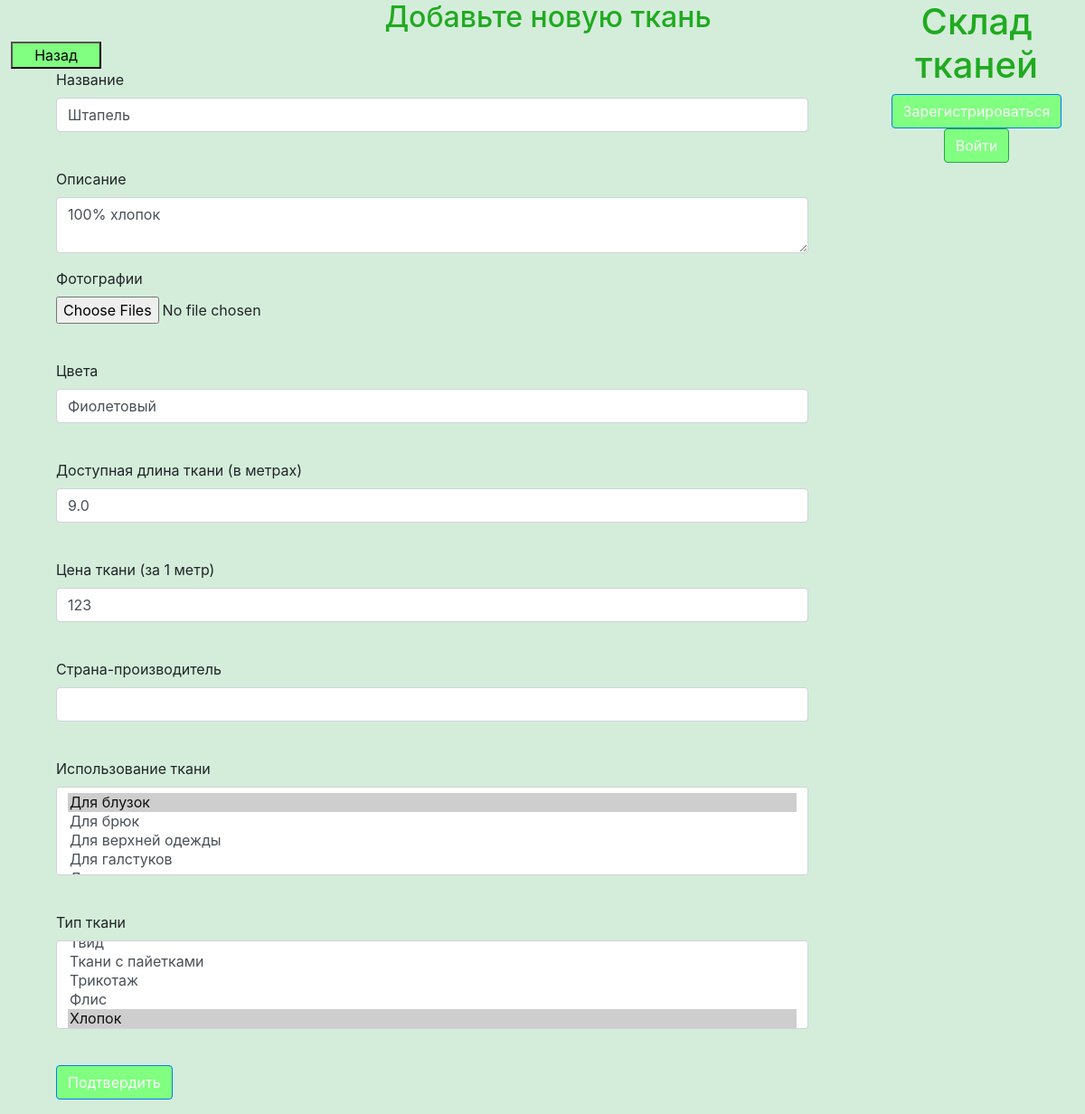
Page /2 on the earlier database version.
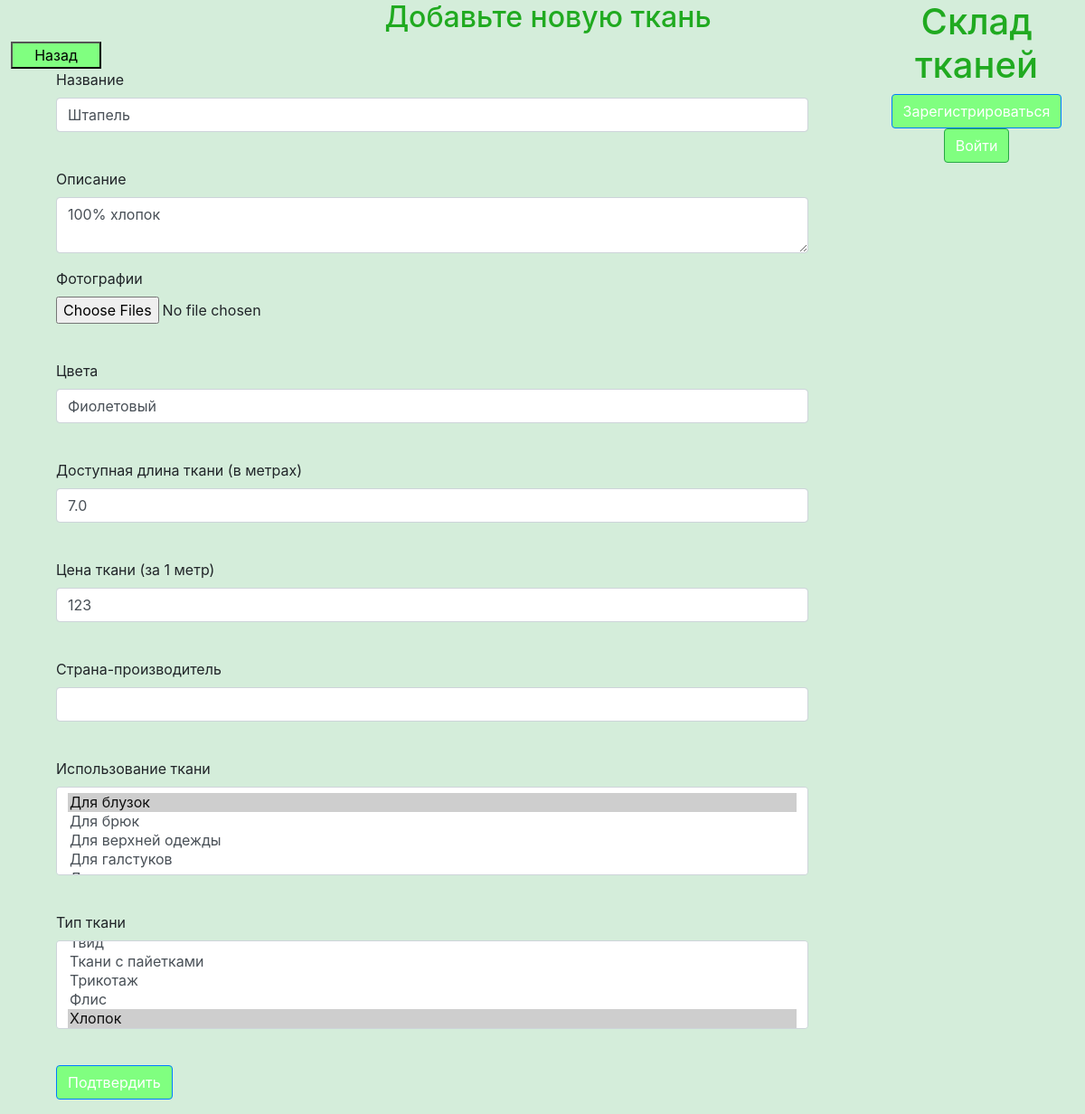
Same page on the later database version.
### data/models/cloths.py (models this page shows, shortened)
class Cloth(SqlAlchemyBase, SerializerMixin):
    __tablename__ = 'cloths'
    id = sqlalchemy.Column(sqlalchemy.Integer, primary_key=True, autoincrement=True)
    title = sqlalchemy.Column(sqlalchemy.String, nullable=False)
    description = sqlalchemy.Column(sqlalchemy.String(10000), nullable=False)
    """Ссылки на изображения на сервере, разделены ';'"""
    images_links = sqlalchemy.Column(sqlalchemy.String(1000), nullable=False)
    colors = sqlalchemy.Column(sqlalchemy.String, nullable=False)
    length = sqlalchemy.Column(sqlalchemy.Float, nullable=False)
    price = sqlalchemy.Column(sqlalchemy.Integer, nullable=False)
    date = sqlalchemy.Column(sqlalchemy.Date)
    country_id = sqlalchemy.Column(sqlalchemy.ForeignKey('countries.id'))
    cloth_type_id = sqlalchemy.Column(sqlalchemy.String)
    cloth_type_by_usage_id = sqlalchemy.Column(sqlalchemy.String)

### main.py (the view, shortened to what this page needs)
@login_required
@administrator_required
@app.route('/<int:cloth_id>', methods=['GET', 'POST'])
def edit_cloth(cloth_id):
    form = AddClothForm()
    if request.method == "GET":
        session = db_session.create_session()
        cloth = session.query(Cloth).filter(Cloth.id == cloth_id).first()
        if cloth:
            usages_id = [usage_id for usage_id in cloth.cloth_type_by_usage_id.split(DIVISOR)]
            types_id = [type_id for type_id in cloth.cloth_type_id.split(DIVISOR)]
            form.title.data = cloth.title
            form.description.data = cloth.description
            form.colors.data = cloth.colors
            form.length.data = cloth.length
            form.price.data = cloth.price
            form.usage.data = usages_id
            form.type.data = types_id
            country = session.query(Country).filter(Country.title == cloth.country_id).first()
            form.country.data = country
        else:
            abort(404)
    return render_template('add_cloth.html', title='Редактирование ткани', form=form)

### data/forms.py
class AddClothForm(FlaskForm):
    DB_NAME = 'Main'
    global_init(f'db/{DB_NAME}.sqlite')
    session = create_session()
    types = [(str(type_.id), type_.title) for type_ in session.query(TypesCloths).all()]
    usages = [(str(usage.id), usage.title) for usage in session.query(TypesClothsByUsage).all()]
    title = StringField('Название', validators=[DataRequired()])
    description = TextAreaField('Описание', validators=[DataRequired()])
    images = MultipleFileField('Фотографии')
    colors = StringField('Цвета', validators=[DataRequired()])
    length = FloatField('Доступная длина ткани (в метрах)', validators=[DataRequired()])
    price = IntegerField('Цена ткани (за 1 метр)', validators=[DataRequired()])
    country = StringField('Страна-производитель', validators=[DataRequired()])
    usage = SelectMultipleField(
        'Использование ткани', choices=usages, validators=[DataRequired()])
    type = SelectMultipleField(
        'Тип ткани', choices=types, validators=[DataRequired()])
    submit = SubmitField('Подтвердить')

### data/db_session.py (called while the page is built)
def create_session() -> Session:
    global __factory
    return __factory()

### templates/add_cloth.html (shortened to what this page needs)
{% extends "base.html" %}
{% block main %}
<center>
    <h2>Добавьте новую ткань</h2>
</center>
<input id="back" type="button" onclick="history.back();" value="Назад"/><br>
<form action="" method="post" novalidate style="margin-left: 50px;" enctype="multipart/form-data">
    <p>
        {{ form.title.label }}<br>
        {{ form.title(class="form-control") }}<br>
    </p>
    <p>
        {{ form.description.label }}<br>
        {{ form.description(class="form-control") }}
    </p>
    <p>
        {{ form.images.label }}<br>
        {{ form.images(class="form-control-file") }}<br>
    </p>
    <p>
        {{ form.colors.label }}<br>
        {{ form.colors(class="form-control") }}<br>
    </p>
    <p>
        {{ form.length.label }}<br>
        {{ form.length(class="form-control") }}<br>
    </p>
    <p>
        {{ form.price.label }}<br>
        {{ form.price(class="form-control") }}<br>
    </p>
    <p>
        {{ form.country.label }}<br>
        {{ form.country(class="form-control") }}<br>
    </p>
    <p>
        {{ form.usage.label }}<br>
        {{ form.usage(class="form-control") }}<br>
    </p>
    <p>
        {{ form.type.label }}<br>
        {{ form.type(class="form-control") }}<br>
    </p>
    <p>{{ form.submit(type="submit", class="btn btn-primary") }}</p>
</form>
{% endblock %}

Differences in the rows shown:
changed Cloth "Штапель": length "9.0" → "7.0"
